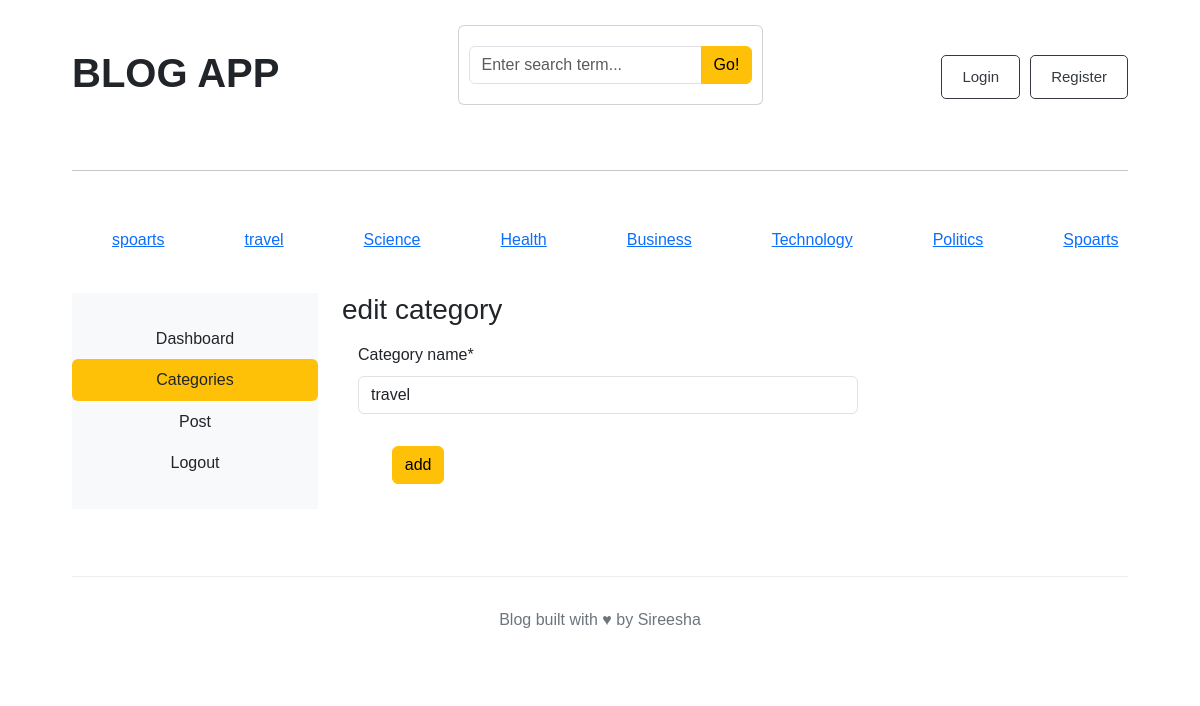
The app's page /dashboard/categories/edit/2, older data.
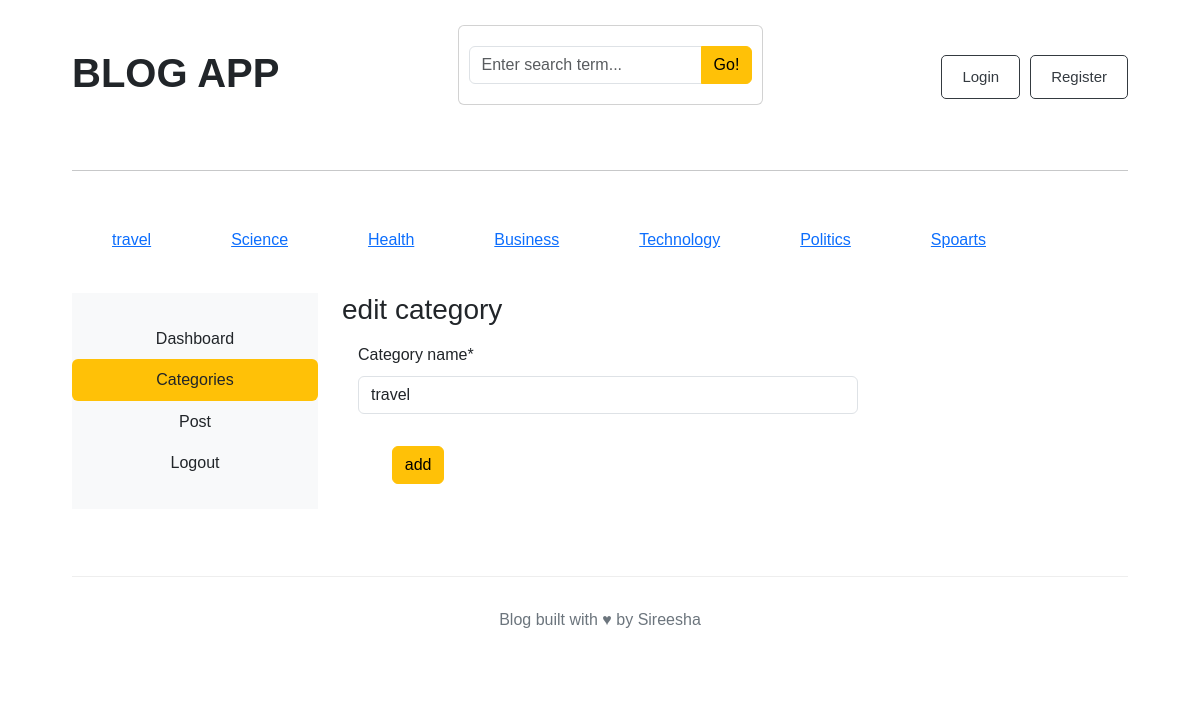
The same page, newer data.
### blogs/models.py (models this page shows, shortened)
class category(models.Model):
    category_name = models.CharField(max_length = 40,unique = True)
    created_at = models.DateTimeField(auto_now_add=True)
    updated_at = models.DateTimeField(auto_now = True)
    class Meta:
        verbose_name_plural='categories'

### Dashboard/views.py (the view)
# urls.py: path('categories/edit/<int:pk>',views.edit_category,name = 'edit_category'),
def edit_category(req,pk):
    cat = get_object_or_404(category,id=pk)
    if req.method == 'POST':
      form = CategoryForm(req.POST,instance=cat)
      if form.is_valid():
         form.save()
         return redirect('categories')
      else:
          print(form.errors)
    else:
        form = form = CategoryForm(instance=cat)
    return render(req,'Dashboard/editCategory.html',{'form':form,'cat':cat})

### Dashboard/forms.py
class CategoryForm(forms.ModelForm):
    class Meta:
        model = category
        fields = '__all__'

### blogs/context_processors.py (called while the page is built)
def get_categories(request):
    categories = category.objects.all()
    return dict(categories=categories)

def searching(request):
    keyword = request.GET.get('keyword')
    print(keyword)
    return dict(keyword = keyword)

### blogs/Templates/Dashboard/editCategory.html (shortened to what this page needs)
{% extends 'base.html' %}
 {% load crispy_forms_tags %}
 {% block content %}
 <div class="row ">
      {% include 'Dashboard/sidebar.html' %}
<div class="col-md-9">
    <h3>edit category</h3>
<form action="{% url 'edit_category' cat.id %}" method = 'POST' style="width:500px; " class=" m-3">
    {{form | crispy}}
  <button class="btn btn-warning m-3 ">add</button>
</form>
</div>
</div>
{% endblock %}

### blogs/Templates/base.html (shortened to what this page needs)
{% load static %}
<!DOCTYPE html>
<html lang="en">
<head>
     <link href="https://cdn.jsdelivr.net/npm/bootstrap@5.3.8/dist/css/bootstrap.min.css"
          rel="stylesheet">
     <link rel="stylesheet" href="https://cdnjs.cloudflare.com/ajax/libs/font-awesome/6.7.2/css/all.min.css">
<link rel="stylesheet" href="{% static 'css/blog.css' %}">
</head>
<body>
<main class="container">
    <div class="nav">
       <h2>BLOG APP</h2>
            <div class="card mb-4">
                <div class="card-body">
                    <form method="GET" action="{% url 'search'%}">
                        <div class="input-group">
                            <input class="form-control" type="text" value="{{keyword|default:''}}" name="keyword" placeholder="Enter search term...">
                            <button class="btn btn-warning"type="submit">
                                Go!
                            </button>
                        </div>
                    </form>
                </div>
            </div>
            <div class="buttons">
        {% if not user.is_authenticated %}
        <a href="{% url 'login' %}">
            <button class="btn btn-warning">Login</button>
        </a>
        <a href="{% url 'register' %}">
            <button class="btn btn-warning">Register</button>
        </a>
        {% endif %}
        </div>
</div>
<hr>
<div class="topics">
            {% for topic in  categories %}
               <a href="{% url 'category_pages' topic.id%}" style="margin:40px">{{topic.category_name}}</a>
            {% endfor %}
</div>
 {% block content %}
 {% endblock %}
<footer>
    <p>
        Blog built with ♥ by Sireesha
    </p>
</footer>
</body>
</html>

Row changes from the older to the newer data that the page shows:
removed category: category_name "spoarts"
